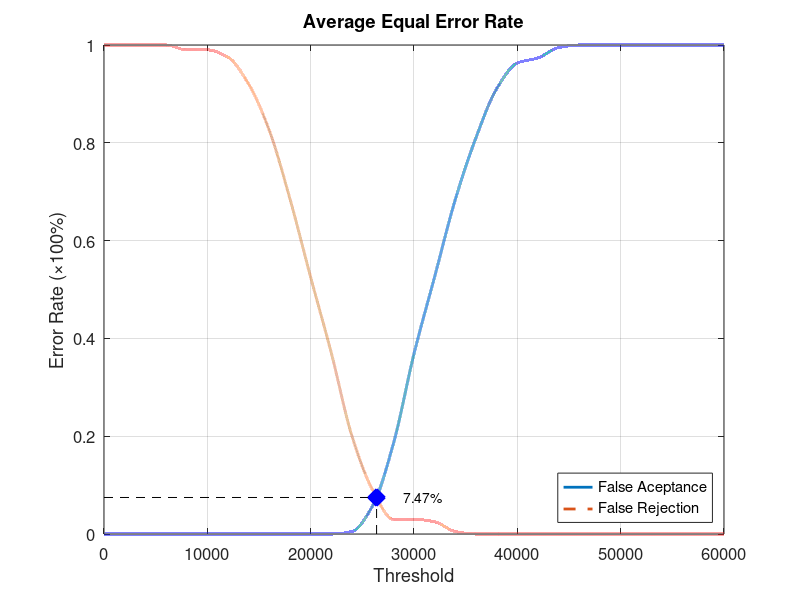
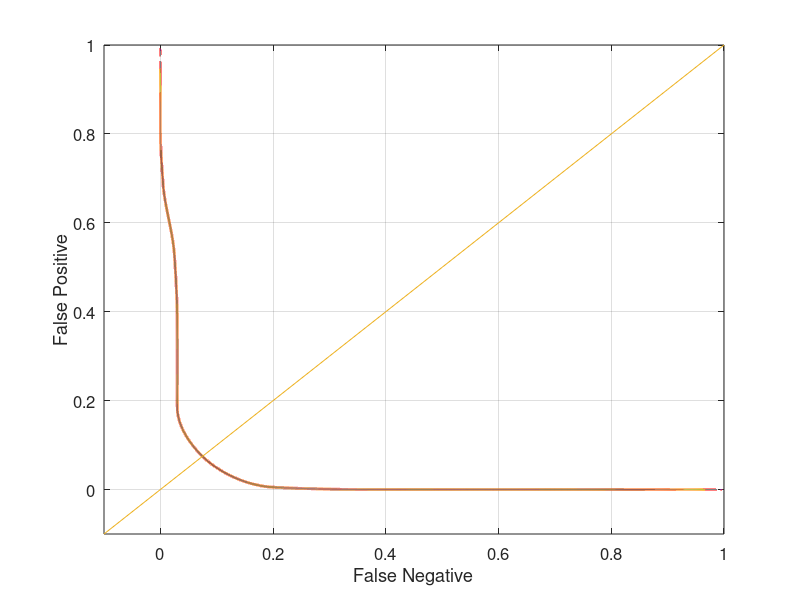

These figures' MATLAB source, in order:
function yEER = Database1_4
close all;
clear;
clc;
x = 0:2000:60000;
xq = 0:0.5:60000;

y0 = [0 0 0 0 0 0 0 0 0 0 0 0 0.00526316 0.0578947 0.184211 0.368421 0.526316 0.684211 0.810526 0.910526 0.963158 0.973684 0.994737 1 1 1 1 1 1 1 1];
yy0 = interp1(x, y0, xq, 'pchip');
y1 = [1 1 1 1 0.99 0.99 0.975 0.92 0.825 0.685 0.525 0.37 0.2 0.09 0.03 0.03 0.025 0.005 0 0 0 0 0 0 0 0 0 0 0 0 0];
yy1 = interp1(x, y1, xq, 'pchip');

% Calculating EER: 
y2 = abs(y0 - y1);
find(y2 == min(y2))
yy2 = abs(yy0 - yy1);
xEER = find(yy2 == min(yy2));
xEERIndex = xq(xEER) % X-axis EER
yEER = yy0(xEER) % Y-axis EER

main = figure
plot(xq, yy0,'-','LineWidth', 2);	hold on
plot(xq, yy1,'--','LineWidth', 2);	hold on
plot([xEERIndex xEERIndex], [0 yEER], 'k--');	hold on
plot([0 xEERIndex], [yEER yEER], 'k--');	hold on
plot(xEERIndex, yEER, 'bx', 'LineWidth', 10);	hold on
text(xEERIndex + 10 * xEERIndex / 100, yEER, [num2str(round((10000 * yEER)) / 100) '%'])
legend('False Aceptance', 'False Rejection', 'Location', 'SouthEast')
xlabel('Threshold')
ylabel('Error Rate (\times100%)')
title('Average Equal Error Rate')
set(gca, 'FontSize', 12)
axis([0 60000 0 1])
grid on

print(main, 'Database1_4Main', '-dpng');
FNRxFPR = figure('Color', [1 1 1]);
plot(yy1, yy0, '-', yy1, yy0, 'LineWidth', 2);
hold on
y = -0.1:0.1:1
plot(y, y); 
set(gca, 'FontSize', 12)
xlabel('False Negative')
ylabel('False Positive')
axis([-0.1 1 -0.1 1])
set(gca, 'FontSize', 12)
grid on

print(FNRxFPR, 'Database1_4FNRxFPR','-dpng');
end
